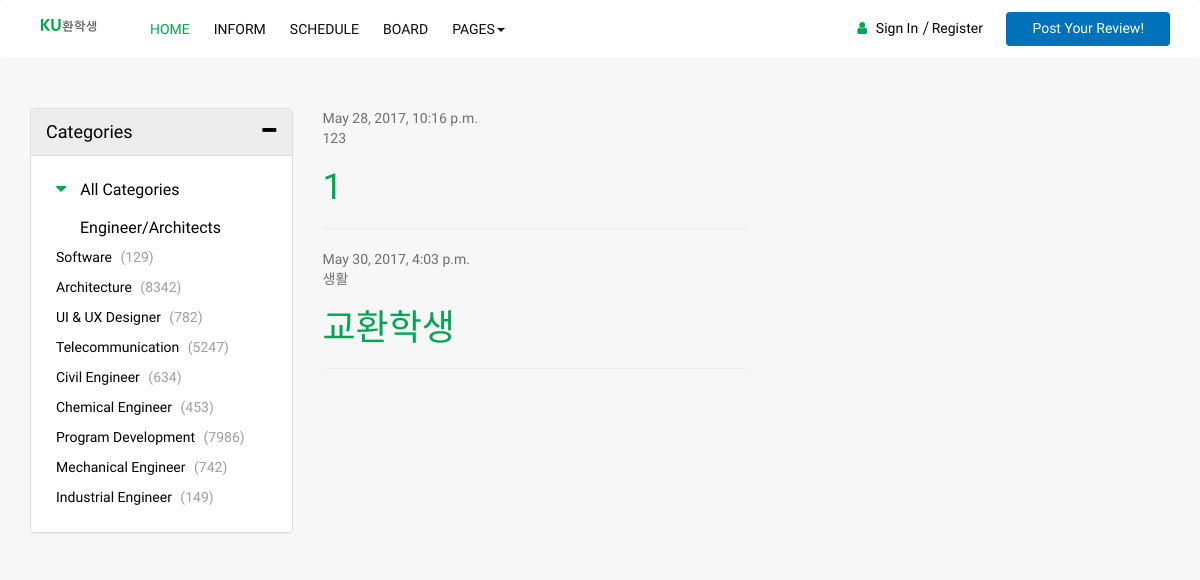
Before: /users/blog/ with the older database file.
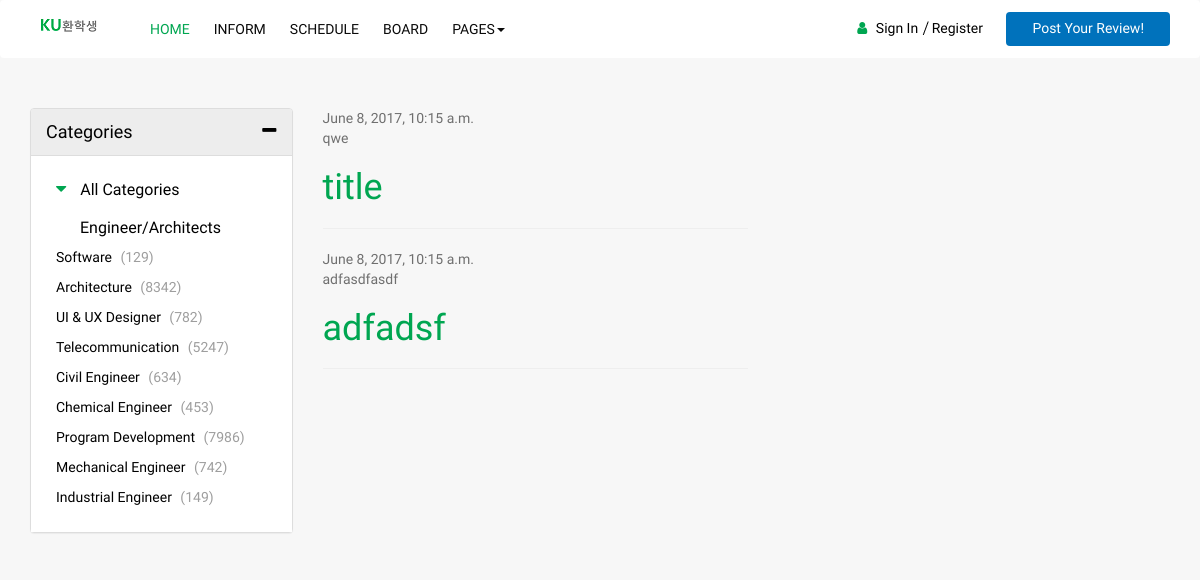
After: the same page with the newer database file.
### blog/models.py (models this page shows, shortened)
class Post(models.Model):
    author = models.ForeignKey('auth.User')
    title = models.CharField(max_length=200)
    text = models.TextField()
    created_date = models.DateTimeField(
            default=timezone.now)
    published_date = models.DateTimeField(
            blank=True, null=True)
    photo = models.ImageField(blank=True, null=True)
    class Admin:
    	   pass

### blog/views.py (the view)
def post_list(request):
    posts = Post.objects.filter(published_date__lte=timezone.now()).order_by('published_date')
    return render(request, 'blog/post_list.html', {'posts': posts})

### blog/templates/blog/post_list.html (shortened to what this page needs)
<html lang="ko">
  <head>
    {% load staticfiles %}
    <link rel="stylesheet" href="{% static 'css/bootstrap.min.css' %}" >
    <link rel="stylesheet" href="{% static 'css/font-awesome.min.css' %}">
	<link rel="stylesheet" href="{% static 'css/icofont.css' %}">
    <link rel="stylesheet" href="{% static 'css/slidr.css' %}">
    <link rel="stylesheet" href="{% static 'css/main.css' %}">
	<link id="preset" rel="stylesheet" href="{% static 'css/presets/preset1.css' %}">
    <link rel="stylesheet" href="{% static 'css/responsive.css' %}">
  </head>
  <body>
	<header id="header" class="clearfix">
		<nav class="navbar navbar-default">
			<div class="container">
				<div class="navbar-header">
					<a class="navbar-brand"><img class="img-responsive" src="{% static 'images/mainlogo.png' %}" alt="Logo"></a>
				</div>
				<div class="navbar-left">
					<div class="collapse navbar-collapse" id="navbar-collapse">
						<ul class="nav navbar-nav">
							<li class="active"><a href="{% url 'main_view' %}">Home</a></li>
							<li><a href="job-list.html">Inform</a></li>
							<li><a href="details.html">Schedule</a></li>
							<li><a href="{% url 'post_list' %}">Board</a></li>
							<li class="dropdown"><a href="javascript:void(0);" class="dropdown-toggle" data-toggle="dropdown">Pages<span class="caret"></span></a>
							</li>
						</ul>
					</div>
				</div>
				<div class="nav-right">
					<ul class="sign-in">
						<li><i class="fa fa-user"></i></li>
						<li><a href="{% url 'login' %}">Sign In</a></li>
						<li><a href="{% url 'register' %}">Register</a></li>
					</ul>
					<a href="{% url 'post_new' %}" class="btn">Post Your Review!</a>
				</div>
			</div>
		</nav>
	</header>
	<section class="post1">
		<div class="container">
			<div class="category-info">
				<div class="row">
					<div class="col-md-3 col-sm-4">
						<div class="accordion">
							<div class="panel-group" id="accordion">
								<div class="panel panel-default panel-faq">
									<div class="panel-heading">
										<div  class="panel-title">
											<a data-toggle="collapse" data-parent="#accordion" href="#accordion-one">
												<h4>Categories<span class="pull-right"><i class="fa fa-minus"></i></span></h4>
											</a>
										</div>
									</div>
									<div id="accordion-one" class="panel-collapse collapse in">
										<div class="panel-body">
											<h5><a href="categories-main.html"><i class="fa fa-caret-down"></i> All Categories</a></h5>
											<a href="#"><i class="icofont icofont-man-in-glasses"></i>Engineer/Architects</a>
											<ul>
												<li><a href="#">Software <span>(129)</span></a></li>
												<li><a href="#">Architecture <span>(8342)</span></a></li>
												<li><a href="#">UI & UX Designer <span>(782)</span></a></li>
												<li><a href="#">Telecommunication <span>(5247)</span></a></li>
												<li><a href="#">Civil Engineer <span>(634)</span></a></li>
												<li><a href="#">Chemical Engineer <span>(453)</span></a></li>
												<li><a href="#">Program Development <span>(7986)</span></a></li>
												<li><a href="#">Mechanical Engineer <span>(742)</span></a></li>
												<li><a href="#">Industrial Engineer <span>(149)</span></a></li>
											</ul>
										</div>
									</div>
								</div>
							 </div>
						</div>
					</div>
					<div class="col-sm-8 col-md-7">
                		 <div class="row">
                            <div class="col-md-8">
                                {% for post in posts %}
                                    <div class="post">
                                        <div class="date">
                                            {{ post.published_date }}
                                        </div>
                                        <p>{{ post.text|linebreaksbr }}</p>
                                        <h1><a href="{% url 'post_detail' pk=post.pk %}">{{ post.title }}</a></h1><hr>
                                    </div>
                                {% endfor %}
                            </div>
                        </div>
						</div>
					</div>
				</div>
			</div>
	</section>
  </body>
</html>

Changed rows visible on the page:
removed Post: published_date "May 28, 2017, 10:16 p.m.", text "123", title "1"
removed Post: published_date "May 30, 2017, 4:03 p.m.", text "생활", title "교환학생"
added Post: published_date "June 8, 2017, 10:15 a.m.", text "qwe", title "title"
added Post: published_date "June 8, 2017, 10:15 a.m.", text "adfasdfasdf", title "adfadsf"
